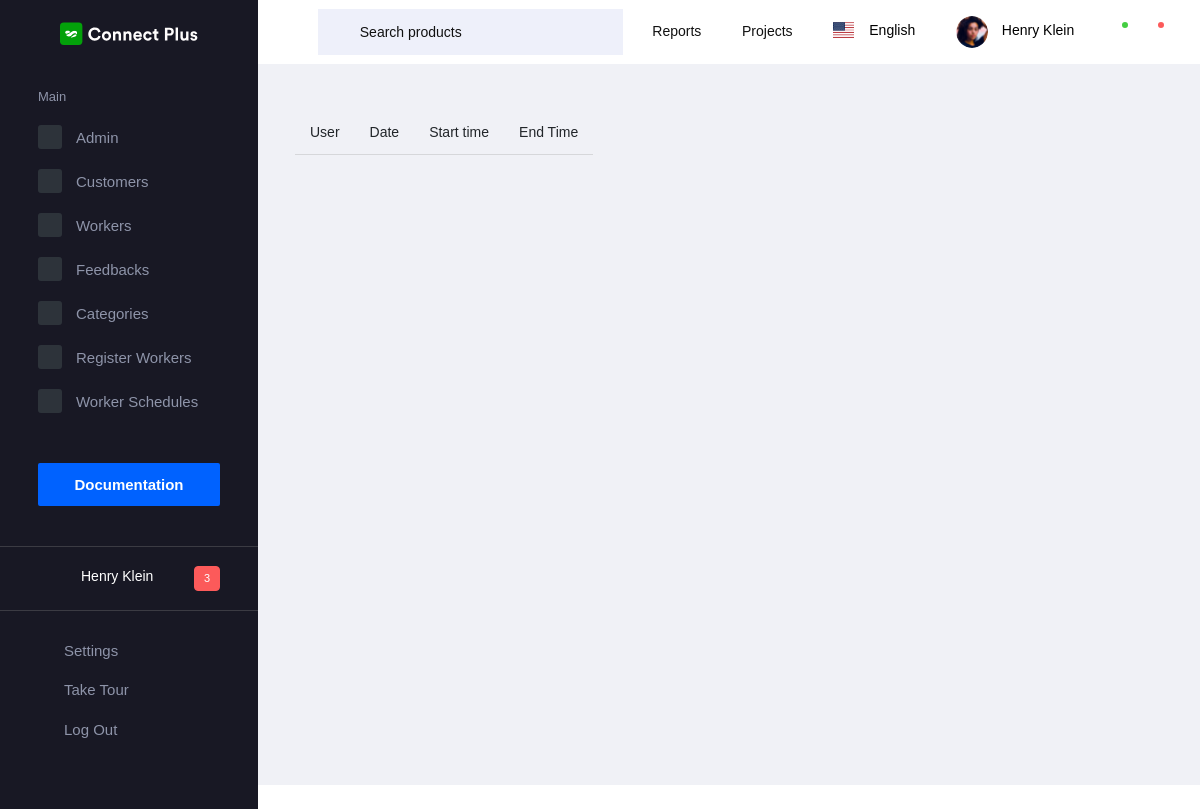
/worker_schedules, run on an earlier commit of the app's database.
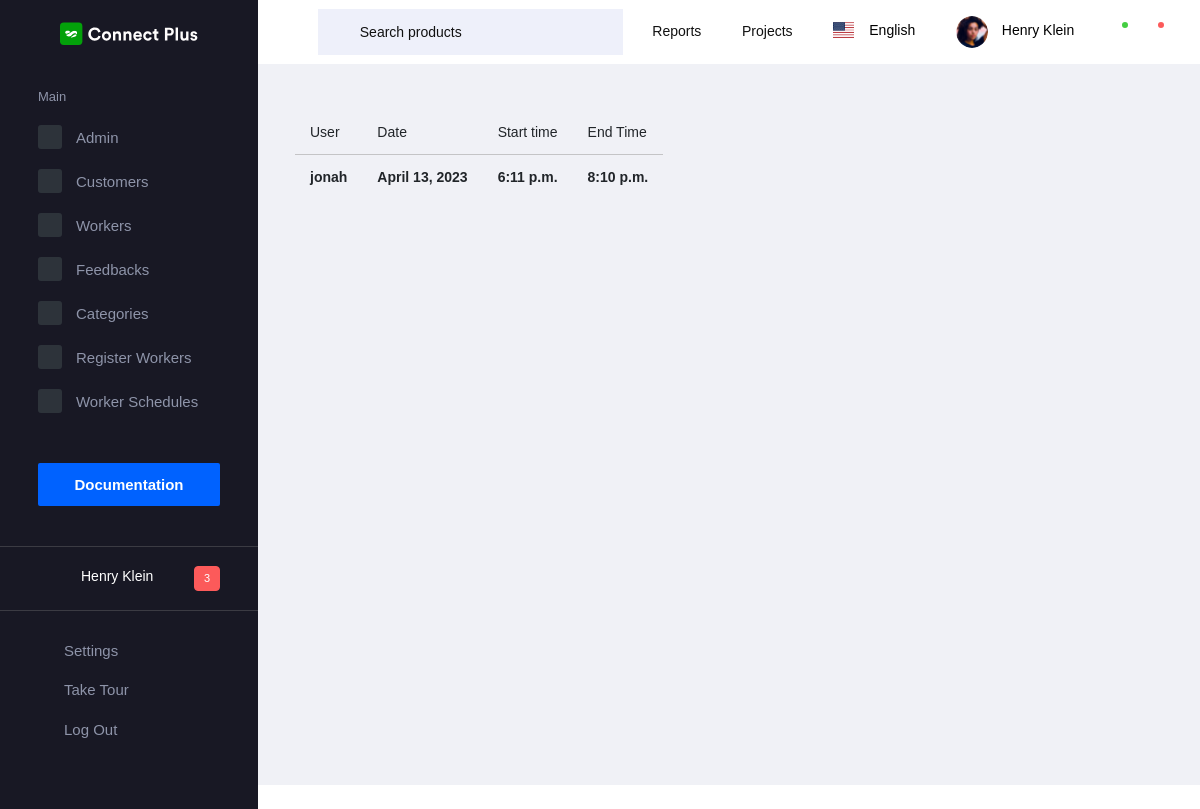
And on a later commit of the database.
### app/models.py (models this page shows)
class WorkSchedule(models.Model):
    user = models.ForeignKey(Login, on_delete=models.DO_NOTHING)
    date = models.DateField(null=True, blank=True)
    start_time = models.TimeField()
    end_time = models.TimeField()

class Login(AbstractUser):
    is_worker = models.BooleanField(default=False)
    is_customer = models.BooleanField(default=False)
    name = models.CharField(max_length=42, null=True)
    phone = models.CharField(max_length=15, null=True)
    profile_pic = models.FileField(upload_to='documents/', null=True)
    status = models.IntegerField(default=0, null=True)
    category = models.ForeignKey(WorkerCategory, on_delete=models.CASCADE, null=True)
    gender = models.CharField(max_length=10)
    address = models.TextField(max_length=150)

### app/admin_views.py (the view)
# urls.py: path('worker_schedules', admin_views.worker_schedules, name="worker_schedules"),
def worker_schedules(requests):
    data = WorkSchedule.objects.all()
    return render(requests, 'admin/worker_schedules.html', {'data': data})

### templates/admin/worker_schedules.html
{% extends "admin/base_admin.html" %}
{%load crispy_forms_tags %}
{% block content %}
<div>
    <table class="table">
                          <thead>
                            <tr>
                              <th scope="col">User</th>
                              <th scope="col">Date</th>
                              <th scope="col">Start time</th>
                              <th scope="col">End Time</th>
                            </tr>
                          </thead>
                          <tbody>
                            {% for i in data %}
                            <tr>
                                {% if i.user.is_worker %}
                              <th scope="row">{{i.user}}</th>
                              <th scope="row">{{i.date}}</th>
                              <th scope="row">{{i.start_time}}</th>
                              <th scope="row">{{i.end_time}}</th>
                                {% endif %}
                            </tr>
                            {% endfor %}
                          </tbody>
                        </table>
</div>
{% endblock %}

### templates/admin/base_admin.html (shortened to what this page needs)
<!DOCTYPE html>
<html lang="en">
{% load static %}
  <head>
    <link rel="stylesheet" href=" {% static 'dashboard/vendors/mdi/css/materialdesignicons.min.css' %} ">
    <link rel="stylesheet" href=" {% static 'dashboard/vendors/flag-icon-css/css/flag-icon.min.css' %} ">
    <link rel="stylesheet" href=" {% static 'dashboard/vendors/css/vendor.bundle.base.css' %} ">
    <link rel="stylesheet" href=" {% static 'dashboard/vendors/font-awesome/css/font-awesome.min.css' %} " />
    <link rel="stylesheet" href=" {% static 'dashboard/vendors/bootstrap-datepicker/bootstrap-datepicker.min.css' %} ">
    <link rel="stylesheet" href=" {% static 'dashboard/css/style.css' %} ">
  </head>
  <body>
    <div class="container-scroller">
      <nav class="navbar default-layout-navbar col-lg-12 col-12 p-0 fixed-top d-flex flex-row">
        <div class="text-center navbar-brand-wrapper d-flex align-items-center justify-content-center">
          <a class="navbar-brand brand-logo" href=" {% static 'index.html' %} "><img src=" {% static 'dashboard/images/logo.svg' %} " alt="logo" /></a>
        </div>
        <div class="navbar-menu-wrapper d-flex align-items-stretch">
          <button class="navbar-toggler navbar-toggler align-self-center" type="button" data-toggle="minimize">
            <span class="mdi mdi-menu"></span>
          </button>
          <div class="search-field d-none d-xl-block">
            <form class="d-flex align-items-center h-100" action="#">
              <div class="input-group">
                <div class="input-group-prepend bg-transparent">
                  <i class="input-group-text border-0 mdi mdi-magnify"></i>
                </div>
                <input type="text" class="form-control bg-transparent border-0" placeholder="Search products">
              </div>
            </form>
          </div>
          <ul class="navbar-nav navbar-nav-right">
            <li class="nav-item  dropdown d-none d-md-block">
              <a class="nav-link dropdown-toggle" id="reportDropdown" href="#" data-toggle="dropdown" aria-expanded="false"> Reports </a>
            </li>
            <li class="nav-item  dropdown d-none d-md-block">
              <a class="nav-link dropdown-toggle" id="projectDropdown" href="#" data-toggle="dropdown" aria-expanded="false"> Projects </a>
            </li>
            <li class="nav-item nav-language dropdown d-none d-md-block">
              <a class="nav-link dropdown-toggle" id="languageDropdown" href="#" data-toggle="dropdown" aria-expanded="false">
                <div class="nav-language-icon">
                  <i class="flag-icon flag-icon-us" title="us" id="us"></i>
                </div>
                <div class="nav-language-text">
                  <p class="mb-1 text-black">English</p>
                </div>
              </a>
            </li>
            <li class="nav-item nav-profile dropdown">
              <a class="nav-link dropdown-toggle" id="profileDropdown" href="#" data-toggle="dropdown" aria-expanded="false">
                <div class="nav-profile-img">
                  <img src=" {% static 'dashboard/images/faces/face28.png' %} " alt="image">
                </div>
                <div class="nav-profile-text">
                  <p class="mb-1 text-black">Henry Klein</p>
                </div>
              </a>
            </li>
            <li class="nav-item dropdown">
              <a class="nav-link count-indicator dropdown-toggle" id="messageDropdown" href="#" data-toggle="dropdown" aria-expanded="false">
                <i class="mdi mdi-email-outline"></i>
                <span class="count-symbol bg-success"></span>
              </a>
            </li>
            <li class="nav-item dropdown">
              <a class="nav-link count-indicator dropdown-toggle" id="notificationDropdown" href="#" data-toggle="dropdown">
                <i class="mdi mdi-bell-outline"></i>
                <span class="count-symbol bg-danger"></span>
              </a>
            </li>
          </ul>
        </div>
      </nav>
      <div class="container-fluid page-body-wrapper">
        <nav class="sidebar sidebar-offcanvas" id="sidebar">
          <ul class="nav">
            <li class="nav-item nav-category">Main</li>
            <li class="nav-item">
              <a class="nav-link" href=" {% url 'admin_dash' %} ">
                <span class="icon-bg"><i class="mdi mdi-cube menu-icon"></i></span>
                <span class="menu-title">Admin</span>
              </a>
            </li>
            <li class="nav-item">
              <a class="nav-link" href=" {% url 'admin_customers' %} ">
                <span class="icon-bg"><i class="mdi mdi-contacts menu-icon"></i></span>
                <span class="menu-title">Customers</span>
              </a>
            </li>
            <li class="nav-item">
              <a class="nav-link" href=" {% url 'admin_workers' %} ">
                <span class="icon-bg"><i class="mdi mdi-format-list-bulleted menu-icon"></i></span>
                <span class="menu-title">Workers</span>
              </a>
            </li>
            <li class="nav-item">
              <a class="nav-link" href=" {% url 'feedbacks' %} ">
                <span class="icon-bg"><i class="mdi mdi-chart-bar menu-icon"></i></span>
                <span class="menu-title">Feedbacks</span>
              </a>
            </li>
            <li class="nav-item">
              <a class="nav-link" href=" {% url 'category_register' %} ">
                <span class="icon-bg"><i class="mdi mdi-table-large menu-icon"></i></span>
                <span class="menu-title">Categories</span>
              </a>
            </li>
            <li class="nav-item">
              <a class="nav-link" href=" {% url 'worker_register' %} ">
                <span class="icon-bg"><i class="mdi mdi-account-plus menu-icon"></i></span>
                <span class="menu-title">Register Workers</span>
              </a>
            </li>
            <li class="nav-item">
              <a class="nav-link" href=" {% url 'worker_schedules' %} ">
                <span class="icon-bg"><i class="mdi mdi-table-large menu-icon"></i></span>
                <span class="menu-title">Worker Schedules</span>
              </a>
            </li>
            <li class="nav-item documentation-link">
              <a class="nav-link" href="http://www.bootstrapdash.com/demo/connect-plus-free/jquery/documentation/documentation.html" target="_blank">
                <span class="menu-title">Documentation</span>
              </a>
            </li>
            <li class="nav-item sidebar-user-actions">
              <div class="user-details">
                <div class="d-flex justify-content-between align-items-center">
                  <div>
                    <div class="d-flex align-items-center">
                      <div class="sidebar-profile-img">
                      </div>
                      <div class="sidebar-profile-text">
                        <p class="mb-1">Henry Klein</p>
                      </div>
                    </div>
                  </div>
                  <div class="badge badge-danger">3</div>
                </div>
              </div>
            </li>
            <li class="nav-item sidebar-user-actions">
              <div class="sidebar-user-menu">
                <a href="{% url 'admin:index' %}" class="nav-link"><i class="mdi mdi-settings menu-icon"></i>
                  <span class="menu-title">Settings</span>
                </a>
              </div>
            </li>
            <li class="nav-item sidebar-user-actions">
              <div class="sidebar-user-menu">
                <a href="#" class="nav-link"><i class="mdi mdi-speedometer menu-icon"></i>
                  <span class="menu-title">Take Tour</span></a>
              </div>
            </li>
            <li class="nav-item sidebar-user-actions">
              <div class="sidebar-user-menu">
                <a href="{% url 'logout_view' %}" class="nav-link"><i class="mdi mdi-logout menu-icon"></i>
                  <span class="menu-title">Log Out</span></a>
              </div>
            </li>
          </ul>
        </nav>
        <div class="main-panel">
          <div class="content-wrapper">
            <div class="row" id="proBanner">
              {% block content %}
              {% endblock %}
              </div>
            </div>
            <div class="row">
            </div>
    </div>
  </body>
</html>

What changed in the data, as far as the page shows it:
added WorkSchedule: user "jonah", date "April 13, 2023", start_time "6:11 p.m.", end_time "8:10 p.m."
